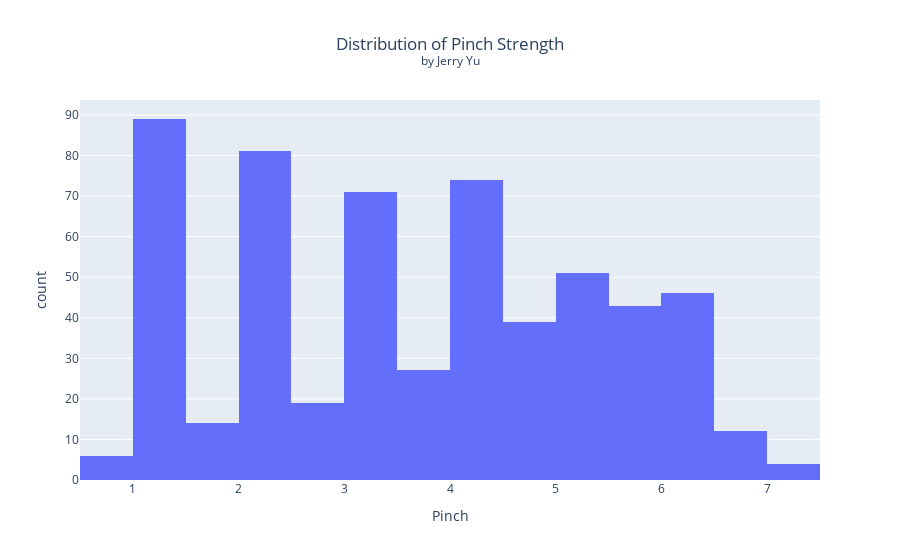

Here is the notebook cell this chart was saved with:
### Markdown cell above
# Plot Basic Graphs

Now I will plot some basic graphs and summary statistics to check data quality and statistical assumptions. 

First I will check the distributions of the numeric variables.

### Code cell
# Graph Pinch
pinchist = px.histogram(Chalk,x="Pinch",
                        title = "Distribution of Pinch Strength")
pinchist.update_layout(
    title = {
        "text":"Distribution of Pinch Strength<br><sup>by Jerry Yu</sub>",
        "x":0.5,
        "xanchor":"center",
        "yanchor":"top"
    }
)
pinchist.show()
# weird shape, good coverage, no noticable outliers

### Figure 1 — Plotly figure (JSON) as saved in the notebook; plotly's stock layout.template omitted (floating-point values rounded to 4 significant figures; data arrays with more than 128 entries replaced by an {"elided": "..."} marker saying what was removed)
{"data": [{"alignmentgroup": "True", "bingroup": "x", "hovertemplate": "Pinch=%{x}<br>count=%{y}<extra></extra>", "legendgroup": "", "marker": {"color": "#636efa", "pattern": {"shape": ""}}, "name": "", "offsetgroup": "", "orientation": "v", "showlegend": false, "type": "histogram", "x": {"elided": "576 float values"}, "xaxis": "x", "yaxis": "y"}], "layout": {"barmode": "relative", "legend": {"tracegroupgap": 0}, "title": {"text": "Distribution of Pinch Strength<br><sup>by Jerry Yu</sub>", "x": 0.5, "xanchor": "center", "yanchor": "top"}, "xaxis": {"anchor": "y", "domain": [0, 1], "title": {"text": "Pinch"}}, "yaxis": {"anchor": "x", "domain": [0, 1], "title": {"text": "count"}}}}
